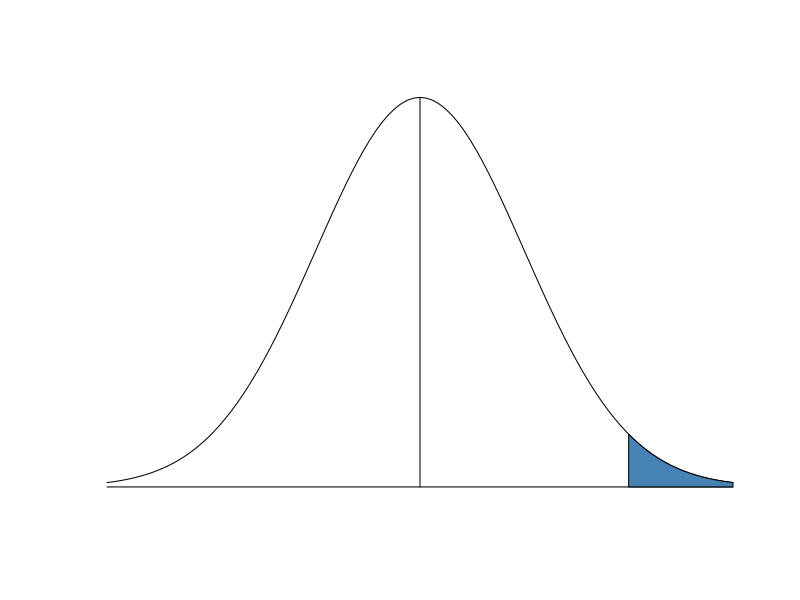

The R source for this figure:
pdf("~/dnorm.pdf", 7, 4)
curve(dnorm, -3, 3, axes = FALSE, xlab = "", ylab = "")
lines(c(0, 0), c(0, dnorm(0)))
lines(c(-3, 3), c(0, 0))
x1 = 2
x2 = 3
x0 = seq(x1, x2, length.out = 20)
px = c(x1, x0, x2)
py = c(0, dnorm(x0), 0)
polygon(px, py, col = "steelblue")
dev.off()
